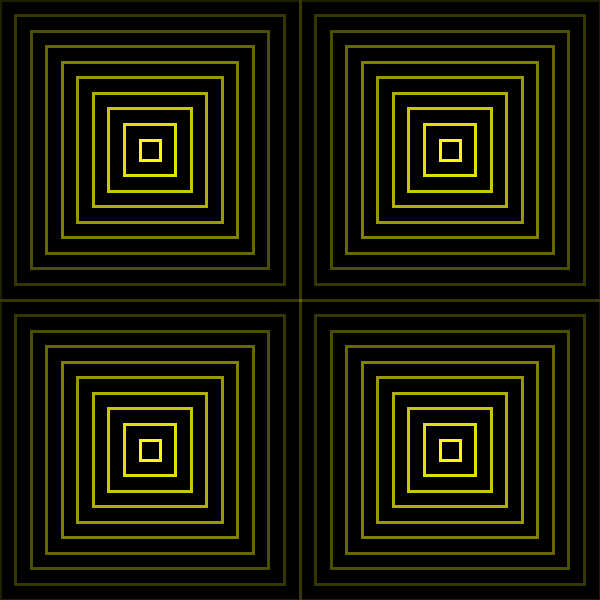
Frame 1 (no input)
Frame 60 (the mouse pressed at the canvas centre just before this capture): identical to frame 1, image omitted
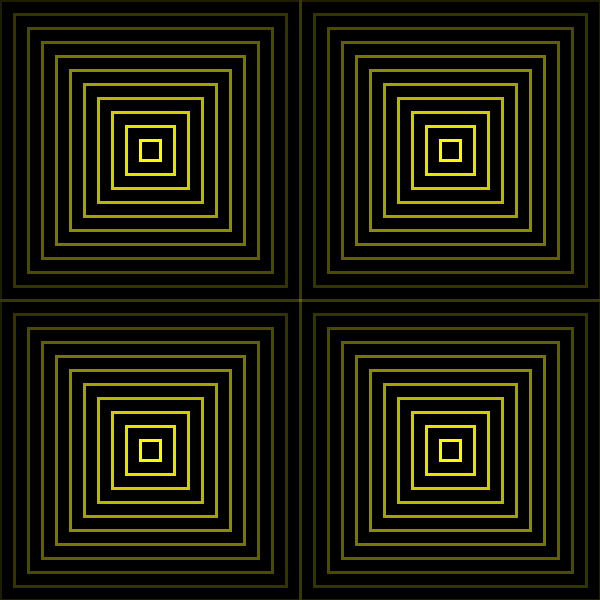
Frame 120 (the mouse held since frame 60 and released just before this capture)

The Processing sketch that drew these frames (run headless with seeded random() and noise(); from frame 60 on, the mouse is pressed at the canvas centre):

// Processing sketch: rotacionConFuncionFor
// ── rotacionConFuncionFor.pde
int cant = 10;
void setup() {
  size(600, 600);
}
void draw() {
  background(0);
  float rotacion = map(mouseX, 0, width/2, 0, 360);
  /* mientras el mouseX se mueva entre 0 y la mitad de la pantalla, cada figura
  rotará entre 0 y 360 grados*/
  
  cuadra(150, 150, 300, rotacion, cant);
  cuadra(450, 150, 300, -rotacion, cant);
  cuadra(150, 450, 300, rotacion, cant);
  cuadra(450, 450, 300, -rotacion, cant);
}
void mousePressed() { // al presionar el mouse agregamos un cuadrado mas
  cant++;
}

void keyPressed() { // al presionar una tecla volvemos a 10 cuadrados
  cant = 10;
}

/*La función indica ubicación X, ubicación Y, el tamaño máximo, cuanto rota y cuantas repeticiones
de la figura rect() se dibujan */
void cuadra(int x, int y, int ancho, float rotar, int cantidad) { // la función 
  for (int i=0; i<cantidad; i++) {
    push();
    translate(x, y);
    rotate(radians(rotar));

    rectMode(CENTER);
    noFill();

    float tam = map(i, 0, cantidad-1, ancho, 20);
    float opacidad = map(i, 0, cantidad-1, 30, 250);
    stroke(255, 255, 0, opacidad);
    strokeWeight(3);
    rect(0, 0, tam, tam);

    pop();
  }
}
